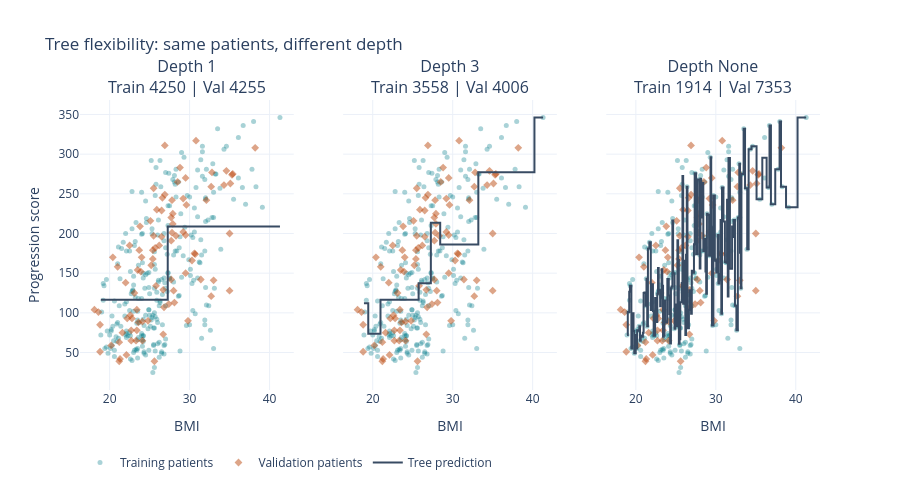

Notebook code cell kept with this figure:
### Markdown cell above
# 2. Overfitting and underfitting

We first explore a **decision tree**, then compare **linear regression and polynomial regression** using the same real training and validation patients.

A decision tree asks questions such as “Is BMI below this value?” and predicts the average training target in each final group, called a **leaf**.

**Depth** is the number of question levels. A deeper tree can create more, smaller groups and make a more flexible prediction rule. Its curve looks like a staircase because every input in a leaf gets the same prediction.

- **Underfitting:** the rule is too simple to capture useful structure.
- **Good balance:** captures useful patterns and predicts validation rows relatively well.
- **Overfitting:** fits accidental details; training performance is much better than validation performance.

**Mean squared error (MSE)** averages squared prediction mistakes. Lower is better; large mistakes count more. **RMSE** is its square root, expressed in target-score units.

Here we also show a **baseline** that always predicts the training-set mean. A model should earn its extra complexity by improving on a simple baseline.

### Code cell
# SETTINGS: None means no depth limit.
DEPTHS_TO_SHOW = [1, 3, None]
bmi_grid = np.linspace(X_train.min(), X_train.max(), 250).reshape(-1, 1)

baseline = DummyRegressor(strategy='mean')
baseline.fit(X_train, y_train)
baseline_predictions = baseline.predict(X_val)
print('Mean-baseline validation MSE:',
      round(mean_squared_error(y_val, baseline_predictions), 1))

fig = make_subplots(rows=1, cols=3, shared_yaxes=True,
                    subplot_titles=[f'Depth {depth}' for depth in DEPTHS_TO_SHOW])
fit_results = []
for panel, depth in enumerate(DEPTHS_TO_SHOW, start=1):
    model = DecisionTreeRegressor(max_depth=depth, random_state=SEED)
    model.fit(X_train, y_train)
    train_predictions = model.predict(X_train)
    val_predictions = model.predict(X_val)
    train_mse = mean_squared_error(y_train, train_predictions)
    val_mse = mean_squared_error(y_val, val_predictions)
    fit_results.append({'Depth': str(depth), 'Training MSE': train_mse,
                        'Validation MSE': val_mse, 'Leaves': model.get_n_leaves()})

    add_patient_points(fig, col=panel, show_legend=(panel == 1))
    fig.add_trace(go.Scatter(
        x=bmi_grid[:, 0], y=model.predict(bmi_grid), mode='lines',
        name='Tree prediction', legendgroup='model', showlegend=(panel == 1),
        line=dict(color=MODEL_COLOR, shape='hv')
    ), row=1, col=panel)
    fig.layout.annotations[panel - 1].text += f'<br>Train {train_mse:.0f} | Val {val_mse:.0f}'
fig.update_xaxes(title_text='BMI')
fig.update_yaxes(title_text='Progression score', row=1, col=1)
show_chart(fig, 'Tree flexibility: same patients, different depth', height=500)
print(pd.DataFrame(fit_results).round(1).to_string(index=False))

### Figure 1 — Plotly figure (JSON) as saved in the notebook; plotly's stock layout.template omitted (floating-point values rounded to 4 significant figures; data arrays with more than 128 entries replaced by an {"elided": "..."} marker saying what was removed)
{"data": [{"legendgroup": "training", "marker": {"color": "#087e8b", "opacity": 0.35, "size": 5}, "mode": "markers", "name": "Training patients", "showlegend": true, "x": {"elided": "264 float values"}, "y": {"elided": "264 float values"}, "type": "scatter", "xaxis": "x", "yaxis": "y"}, {"legendgroup": "validation", "marker": {"color": "#bc4b12", "opacity": 0.5, "size": 6, "symbol": "diamond"}, "mode": "markers", "name": "Validation patients", "showlegend": true, "x": [25.9, 22.2, 27.9, 32.1, 26.9, 18.8, 28.3, 23.5, 29.5, 25.7, 22.0, 24.0, 25.1, 29.5, 24.1, 25.2, 21.3, 29.5, 30.7, 29.6, 38.2, 25.6, 21.6, 23.4, 25.5, 28.5, 35.0, 20.4, 27.7, 22.7, 34.6, 24.8, 26.9, 26.5, 31.4, 25.5, 30.3, 26.7, 23.8, 22.5, 29.8, 27.8, 27.8, 26.2, 18.8, 25.8, 30.8, 22.7, 34.3, 28.0, 21.2, 26.7, 35.1, 30.6, 28.8, 33.0, 23.1, 32.7, 23.4, 23.9, 27.7, 25.4, 21.0, 26.6, 20.2, 27.7, 35.4, 32.7, 25.4, 28.1, 22.8, 18.6, 23.7, 35.0, 24.1, 18.1, 35.3, 22.6, 26.8, 26.5, 32.8, 27.9, 23.6, 23.3, 22.1, 29.2, 21.2, 29.2, 27.4], "y": [230.0, 93.0, 225.0, 242.0, 249.0, 85.0, 197.0, 154.0, 150.0, 182.0, 138.0, 170.0, 216.0, 198.0, 65.0, 160.0, 42.0, 270.0, 174.0, 236.0, 308.0, 39.0, 75.0, 104.0, 197.0, 265.0, 128.0, 170.0, 220.0, 78.0, 279.0, 90.0, 311.0, 196.0, 142.0, 257.0, 166.0, 129.0, 209.0, 185.0, 90.0, 242.0, 201.0, 185.0, 51.0, 134.0, 317.0, 65.0, 261.0, 128.0, 39.0, 73.0, 263.0, 175.0, 283.0, 141.0, 125.0, 121.0, 78.0, 152.0, 191.0, 179.0, 158.0, 245.0, 59.0, 142.0, 275.0, 259.0, 168.0, 113.0, 93.0, 101.0, 179.0, 200.0, 89.0, 104.0, 274.0, 97.0, 107.0, 229.0, 277.0, 212.0, 88.0, 65.0, 47.0, 244.0, 63.0, 202.0, 111.0], "type": "scatter", "xaxis": "x", "yaxis": "y"}, {"legendgroup": "model", "line": {"color": "#384b63", "shape": "hv"}, "mode": "lines", "name": "Tree prediction", "showlegend": true, "x": {"elided": "250 float values"}, "y": {"elided": "250 float values"}, "type": "scatter", "xaxis": "x", "yaxis": "y"}, {"legendgroup": "training", "marker": {"color": "#087e8b", "opacity": 0.35, "size": 5}, "mode": "markers", "name": "Training patients", "showlegend": false, "x": {"elided": "264 float values"}, "y": {"elided": "264 float values"}, "type": "scatter", "xaxis": "x2", "yaxis": "y2"}, {"legendgroup": "validation", "marker": {"color": "#bc4b12", "opacity": 0.5, "size": 6, "symbol": "diamond"}, "mode": "markers", "name": "Validation patients", "showlegend": false, "x": [25.9, 22.2, 27.9, 32.1, 26.9, 18.8, 28.3, 23.5, 29.5, 25.7, 22.0, 24.0, 25.1, 29.5, 24.1, 25.2, 21.3, 29.5, 30.7, 29.6, 38.2, 25.6, 21.6, 23.4, 25.5, 28.5, 35.0, 20.4, 27.7, 22.7, 34.6, 24.8, 26.9, 26.5, 31.4, 25.5, 30.3, 26.7, 23.8, 22.5, 29.8, 27.8, 27.8, 26.2, 18.8, 25.8, 30.8, 22.7, 34.3, 28.0, 21.2, 26.7, 35.1, 30.6, 28.8, 33.0, 23.1, 32.7, 23.4, 23.9, 27.7, 25.4, 21.0, 26.6, 20.2, 27.7, 35.4, 32.7, 25.4, 28.1, 22.8, 18.6, 23.7, 35.0, 24.1, 18.1, 35.3, 22.6, 26.8, 26.5, 32.8, 27.9, 23.6, 23.3, 22.1, 29.2, 21.2, 29.2, 27.4], "y": [230.0, 93.0, 225.0, 242.0, 249.0, 85.0, 197.0, 154.0, 150.0, 182.0, 138.0, 170.0, 216.0, 198.0, 65.0, 160.0, 42.0, 270.0, 174.0, 236.0, 308.0, 39.0, 75.0, 104.0, 197.0, 265.0, 128.0, 170.0, 220.0, 78.0, 279.0, 90.0, 311.0, 196.0, 142.0, 257.0, 166.0, 129.0, 209.0, 185.0, 90.0, 242.0, 201.0, 185.0, 51.0, 134.0, 317.0, 65.0, 261.0, 128.0, 39.0, 73.0, 263.0, 175.0, 283.0, 141.0, 125.0, 121.0, 78.0, 152.0, 191.0, 179.0, 158.0, 245.0, 59.0, 142.0, 275.0, 259.0, 168.0, 113.0, 93.0, 101.0, 179.0, 200.0, 89.0, 104.0, 274.0, 97.0, 107.0, 229.0, 277.0, 212.0, 88.0, 65.0, 47.0, 244.0, 63.0, 202.0, 111.0], "type": "scatter", "xaxis": "x2", "yaxis": "y2"}, {"legendgroup": "model", "line": {"color": "#384b63", "shape": "hv"}, "mode": "lines", "name": "Tree prediction", "showlegend": false, "x": {"elided": "250 float values"}, "y": {"elided": "250 float values"}, "type": "scatter", "xaxis": "x2", "yaxis": "y2"}, {"legendgroup": "training", "marker": {"color": "#087e8b", "opacity": 0.35, "size": 5}, "mode": "markers", "name": "Training patients", "showlegend": false, "x": {"elided": "264 float values"}, "y": {"elided": "264 float values"}, "type": "scatter", "xaxis": "x3", "yaxis": "y3"}, {"legendgroup": "validation", "marker": {"color": "#bc4b12", "opacity": 0.5, "size": 6, "symbol": "diamond"}, "mode": "markers", "name": "Validation patients", "showlegend": false, "x": [25.9, 22.2, 27.9, 32.1, 26.9, 18.8, 28.3, 23.5, 29.5, 25.7, 22.0, 24.0, 25.1, 29.5, 24.1, 25.2, 21.3, 29.5, 30.7, 29.6, 38.2, 25.6, 21.6, 23.4, 25.5, 28.5, 35.0, 20.4, 27.7, 22.7, 34.6, 24.8, 26.9, 26.5, 31.4, 25.5, 30.3, 26.7, 23.8, 22.5, 29.8, 27.8, 27.8, 26.2, 18.8, 25.8, 30.8, 22.7, 34.3, 28.0, 21.2, 26.7, 35.1, 30.6, 28.8, 33.0, 23.1, 32.7, 23.4, 23.9, 27.7, 25.4, 21.0, 26.6, 20.2, 27.7, 35.4, 32.7, 25.4, 28.1, 22.8, 18.6, 23.7, 35.0, 24.1, 18.1, 35.3, 22.6, 26.8, 26.5, 32.8, 27.9, 23.6, 23.3, 22.1, 29.2, 21.2, 29.2, 27.4], "y": [230.0, 93.0, 225.0, 242.0, 249.0, 85.0, 197.0, 154.0, 150.0, 182.0, 138.0, 170.0, 216.0, 198.0, 65.0, 160.0, 42.0, 270.0, 174.0, 236.0, 308.0, 39.0, 75.0, 104.0, 197.0, 265.0, 128.0, 170.0, 220.0, 78.0, 279.0, 90.0, 311.0, 196.0, 142.0, 257.0, 166.0, 129.0, 209.0, 185.0, 90.0, 242.0, 201.0, 185.0, 51.0, 134.0, 317.0, 65.0, 261.0, 128.0, 39.0, 73.0, 263.0, 175.0, 283.0, 141.0, 125.0, 121.0, 78.0, 152.0, 191.0, 179.0, 158.0, 245.0, 59.0, 142.0, 275.0, 259.0, 168.0, 113.0, 93.0, 101.0, 179.0, 200.0, 89.0, 104.0, 274.0, 97.0, 107.0, 229.0, 277.0, 212.0, 88.0, 65.0, 47.0, 244.0, 63.0, 202.0, 111.0], "type": "scatter", "xaxis": "x3", "yaxis": "y3"}, {"legendgroup": "model", "line": {"color": "#384b63", "shape": "hv"}, "mode": "lines", "name": "Tree prediction", "showlegend": false, "x": {"elided": "250 float values"}, "y": {"elided": "250 float values"}, "type": "scatter", "xaxis": "x3", "yaxis": "y3"}], "layout": {"xaxis": {"anchor": "y", "domain": [0.0, 0.2889], "title": {"text": "BMI"}}, "yaxis": {"anchor": "x", "domain": [0.0, 1.0], "title": {"text": "Progression score"}}, "xaxis2": {"anchor": "y2", "domain": [0.3556, 0.6444], "title": {"text": "BMI"}}, "yaxis2": {"anchor": "x2", "domain": [0.0, 1.0], "matches": "y", "showticklabels": false}, "xaxis3": {"anchor": "y3", "domain": [0.7111, 1.0], "title": {"text": "BMI"}}, "yaxis3": {"anchor": "x3", "domain": [0.0, 1.0], "matches": "y", "showticklabels": false}, "annotations": [{"font": {"size": 16}, "showarrow": false, "text": "Depth 1<br>Train 4250 | Val 4255", "x": 0.1444, "xanchor": "center", "xref": "paper", "y": 1.0, "yanchor": "bottom", "yref": "paper"}, {"font": {"size": 16}, "showarrow": false, "text": "Depth 3<br>Train 3558 | Val 4006", "x": 0.5, "xanchor": "center", "xref": "paper", "y": 1.0, "yanchor": "bottom", "yref": "paper"}, {"font": {"size": 16}, "showarrow": false, "text": "Depth None<br>Train 1914 | Val 7353", "x": 0.8556, "xanchor": "center", "xref": "paper", "y": 1.0, "yanchor": "bottom", "yref": "paper"}], "legend": {"orientation": "h", "y": -0.2}, "margin": {"t": 100, "b": 110}, "title": {"text": "Tree flexibility: same patients, different depth"}, "height": 500}}
